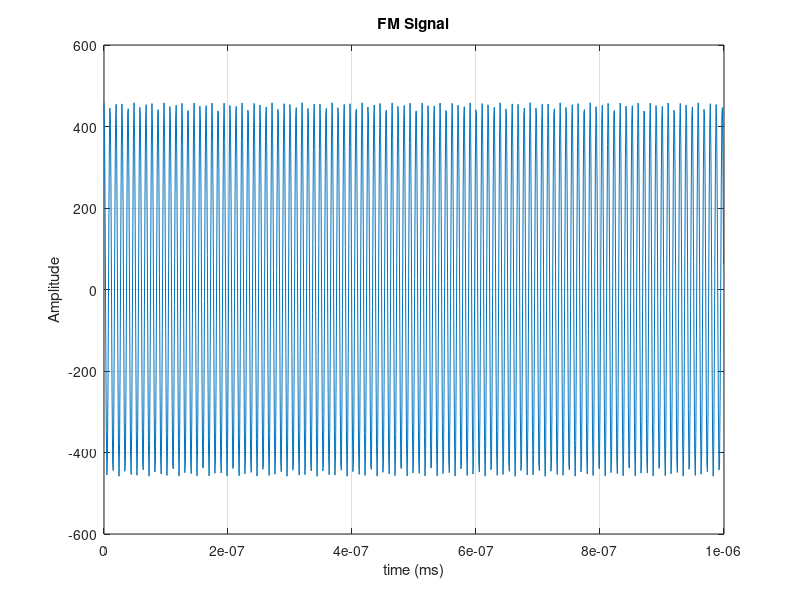
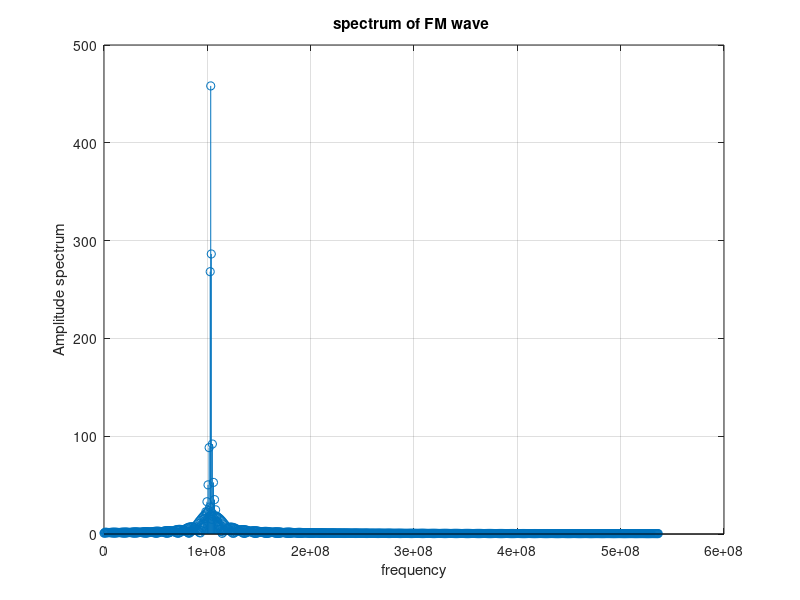

MATLAB code for these plots, in order:
%%%%%%%%%%%%%%%%%%%%%%%%%%%%%%%%%%%%%%%%%%%%%%%%%%%%%%%%%%%%
% FM signal simulator - Design-1
%%%%%%%%%%%%%%%%%%%%%%%%%%%%%%%%%%%%%%%%%%%%%%%%%%%%%%%%%%%%
disp('==============================================================');
disp('FM modulation: Design-1');

%% parameters
Pt = 105000; % transmit power (watts)
fc = 103.3*10^6; % carrier frequency (FM range is 88 MHz - 108 MHz)
Ac = sqrt(2*Pt); % amplitude of carrier signal (volts)
Fs = 2^30; % sampling rate
fm = 38000; % modulating frequency (50Hz to 15kHz) (pilot carrier 19kHz)
Ts = 1/Fs; % sampling period
t = 0:Ts:10^(-6); % observation period
L = length(t);
beta = 1; % modulation index (set it to 1 to make the bandwidth less than 200kHz (max = 5))
Am = 1; % amplitude of the modulating signal (volts)
Deltaf = beta*fm; % frequency deviation
kf = Deltaf/Am; % modulator sensitivity
FFTsize = 4096;

%% generate modulating signals (message signals)
m_t = Am*cos(2*pi*fm*t);

%% generating integrate signal
theta = 2*pi*fc*t + 2*pi*beta*cumsum(m_t)*Ts;

%% generating FM Modulated signal
s_t = Ac*cos(theta);

%% generating spectrum of FM wave
n = 2^nextpow2(L);
dim = 2;
Y = fft(s_t,n,dim);
Freq = 0:(Fs/n):(Fs/2-Fs/n);

P2 = abs(Y/L);
P1 = P2(:,1:n/2+1);
P1(:,2:end-1) = 2*P1(:,2:end-1);

bw = 2*Deltaf*(1+1/beta);
fprintf('Transmission bandwidth = %d Hz \n',bw);
fprintf('Transmit power = %d W \n',Pt);

%% plot the results
% plotting message signal
figure(3)
plot(t, s_t);
grid on;
title ('FM Signal');
xlabel ('time (ms)');
ylabel ('Amplitude');

% plotting carrier signal
figure(4)
stem(Freq,P1(:,1:n/2))
grid on;
title ('spectrum of FM wave ');
xlabel ('frequency');
ylabel ('Amplitude spectrum');

%% Path-loss calculation
c = 3*10^8; % speed of light
lambda = c/fc; % wavelength
d0 = 1; % reference distance in meters
eta = 3; % path-loss exponent
d = 100*10^3; % distance in meters
PL = ((4*pi*d0/lambda)^2)*(d/d0)^eta;
Pr_min = -110; % dBm receiver sensitivity
Prm = 10^(Pr_min/10); % mW receiver sensitivity
Pr = Prm*10^(-3); % W receiver sensitivity

d_cov = ((Pt/Pr)^(1/eta))*d0*((lambda/(4*pi*d0))^2);

fprintf('Coverage = %.2f km (with receiver sensitivity = %.1f dBm and path-loss exponent = %.1f) \n',d_cov/1000,Pr_min,eta);